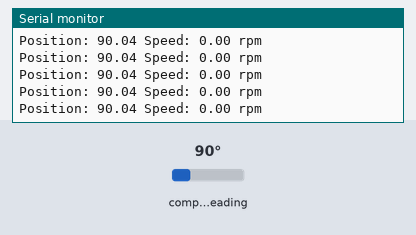
Bench run of a sketch on a simulated Arduino Uno, built with avr-gcc and run on an emulated ATmega328P. Shown: the last lines printed to the serial monitor. The test bench sets the inputs (shaded band); at power-on: compass heading 90°.

Above: at 1.2 s.
1.3 s: compass heading set to 7°
At 1.8 s:
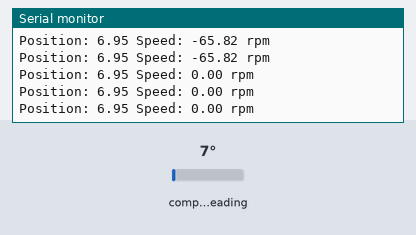
4.3 s: compass heading set to 90°
At 4.8 s:
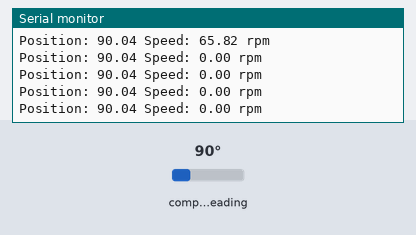
7.3 s: compass heading set to 269°
At 7.9 s:
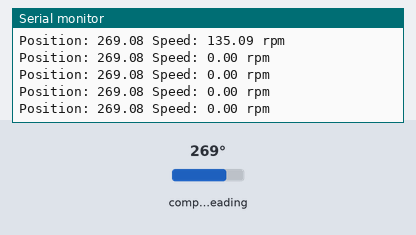
10.3 s: compass heading set to 352°
At 10.8 s:
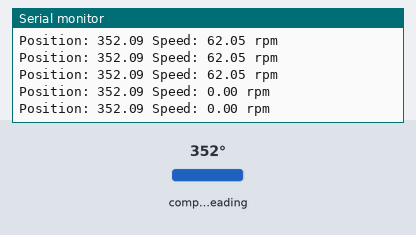
13.3 s: compass heading set to 180°
At 14.0 s:
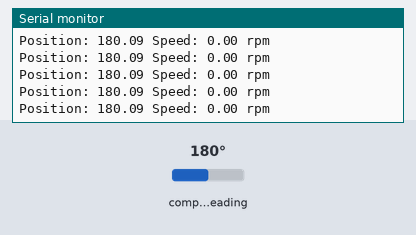
Timing chart, 0 to 16.3 s (numbered marks = the images above; inputs shaded):
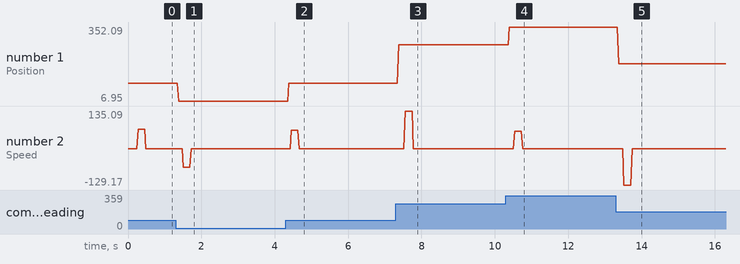

The sketch:

continuousRotation.ino
```cpp
#include <AS5600.h>

AS5600 encoder;

long revolutions = 0;   // number of revolutions the encoder has made
double position = 0;    // the calculated value the encoder is at
double lastPosition;
double output;          // raw value from AS5600
long lastOutput;        // last output from AS5600

unsigned long encoder_previous = 0;
unsigned long encoder_now;

float vel;


void setup()
{

  Serial.begin(9600);

}

void loop()
{

  encoder_output();

}

void encoder_output()
{

  output = encoder.getPosition();           // get the raw value of the encoder

  if ((lastOutput - output) > 2047 )        // check if a full rotation has been made
    revolutions++;
  if ((lastOutput - output) < -2047 )
    revolutions--;

  position = revolutions * 4096 + output;   // calculate the position the the encoder is at based off of the number of revolutions
  lastOutput = output;   // save the last raw value for the next loop

  encoder_now = millis();
  if (encoder_now - encoder_previous >= 200) {

    vel = ((position-lastPosition)/(encoder_now-encoder_previous))*14,6555936;
    lastPosition = position;
    encoder_previous = encoder_now;
  }

  Serial.print("Position: ");
  Serial.print((position)*360/4094);
  Serial.print(" Speed: ");
  Serial.print(vel);
  Serial.println(" rpm");

}
```

Measured:
- after the input at 1.3 s, the serial monitor: prints a new line after 0.08 s (image 1)
- after the input at 4.3 s, the serial monitor: prints a new line after 0.16 s (image 2)
- after the input at 7.3 s, the serial monitor: prints a new line after 0.08 s (image 3)
- after the input at 10.3 s, the serial monitor: prints a new line after 0.10 s (image 4)
- after the input at 13.3 s, the serial monitor: prints a new line after 0.07 s (image 5)
- plotted number 1: 90.04 → 6.95 after the input at 1.3 s, 90.04 → 269.08 after the input at 7.3 s, 269.08 → 352.09 after the input at 10.3 s, 352.09 → 180.09 after the input at 13.3 s
